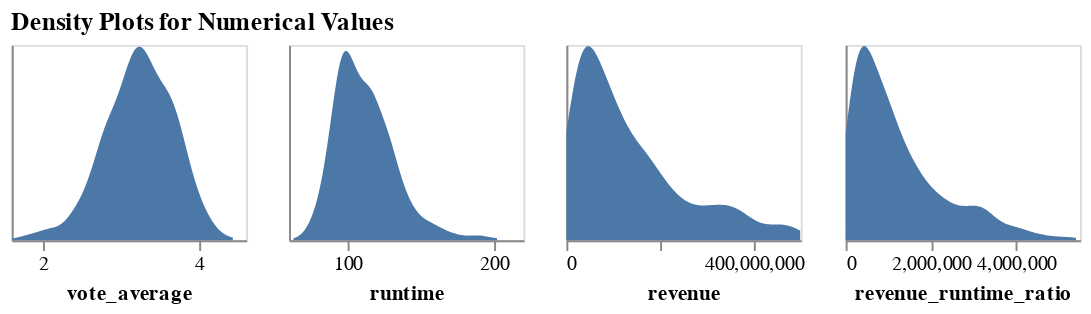

Notebook source saved alongside this figure:
### Markdown cell above
<div class="alert alert-info" style="color:black">
<ul>
<li>Create a density plot for each of the four numeric values in the given order as shown in the diagram</li>
<li>Combine the plots using hconcat to store the result in `density_row`</li>
<li>The height of each plot is 100, the width is 120</li>
<li>Make sure that you reduce the tick count, and also get rid of the scales and grid lines as depicted</li>
</ul>
 </div>

_Points:_ 0

### Code cell
density_cols = ['vote_average', 'runtime', 'revenue', 'revenue_runtime_ratio']
chart = alt.Chart(dashboard_data).mark_area().encode(
    alt.X('vote_average:Q').axis(tickCount=2, grid  =  False),
    alt.Y('density:Q',title = None).axis(labels = False, tickCount = 0),
).transform_density(
    'vote_average',
    as_=['vote_average', 'density'],
).properties(width=120, height=100)

chart1 = alt.Chart(dashboard_data).mark_area().encode(
    alt.X('runtime:Q').axis(tickCount=2, grid  =  False),
    alt.Y('density:Q',title = None).axis(labels = False, tickCount = 0),
).transform_density(
    'runtime',
    as_=['runtime', 'density'],
).properties(width=120, height=100)

chart2 = alt.Chart(dashboard_data).mark_area().encode(
    alt.X('revenue:Q').axis(tickCount=2,  grid  =  False),
    alt.Y('density:Q',title = None).axis(labels = False, tickCount = 0),
).transform_density(
    'revenue',
    as_=['revenue', 'density'],
).properties(width=120, height=100)

chart3 = alt.Chart(dashboard_data).mark_area().encode(
    alt.X('revenue_runtime_ratio:Q').axis(tickCount=2,  grid  =  False),
    alt.Y('density:Q',title = None).axis(labels = False, tickCount = 0),
).transform_density(
    'revenue_runtime_ratio',
    as_=['revenue_runtime_ratio', 'density'],
).properties(width=120, height=100)


density_row = alt.hconcat(chart,chart1,chart2,chart3,title = "Density Plots for Numerical Values")

# show density row

density_row

### Figure 1 — Vega-Lite specification as saved in the notebook (floating-point values rounded to 4 significant figures; data arrays with more than 128 entries replaced by an {"elided": "..."} marker saying what was removed)
{"config": {"view": {"continuousWidth": 300, "continuousHeight": 300}}, "hconcat": [{"mark": {"type": "area"}, "encoding": {"x": {"axis": {"tickCount": 2, "grid": false}, "field": "vote_average", "type": "quantitative"}, "y": {"axis": {"labels": false, "tickCount": 0}, "field": "density", "title": null, "type": "quantitative"}}, "height": 100, "transform": [{"density": "vote_average", "as": ["vote_average", "density"]}], "width": 120}, {"mark": {"type": "area"}, "encoding": {"x": {"axis": {"tickCount": 2, "grid": false}, "field": "runtime", "type": "quantitative"}, "y": {"axis": {"labels": false, "tickCount": 0}, "field": "density", "title": null, "type": "quantitative"}}, "height": 100, "transform": [{"density": "runtime", "as": ["runtime", "density"]}], "width": 120}, {"mark": {"type": "area"}, "encoding": {"x": {"axis": {"tickCount": 2, "grid": false}, "field": "revenue", "type": "quantitative"}, "y": {"axis": {"labels": false, "tickCount": 0}, "field": "density", "title": null, "type": "quantitative"}}, "height": 100, "transform": [{"density": "revenue", "as": ["revenue", "density"]}], "width": 120}, {"mark": {"type": "area"}, "encoding": {"x": {"axis": {"tickCount": 2, "grid": false}, "field": "revenue_runtime_ratio", "type": "quantitative"}, "y": {"axis": {"labels": false, "tickCount": 0}, "field": "density", "title": null, "type": "quantitative"}}, "height": 100, "transform": [{"density": "revenue_runtime_ratio", "as": ["revenue_runtime_ratio", "density"]}], "width": 120}], "data": {"name": "data-d0f99b9113ba7b2e9f970d88c361495d"}, "title": "Density Plots for Numerical Values", "$schema": "https://vega.github.io/schema/vega-lite/v5.8.0.json", "datasets": {"data-d0f99b9113ba7b2e9f970d88c361495d": {"elided": "796 records"}}}
